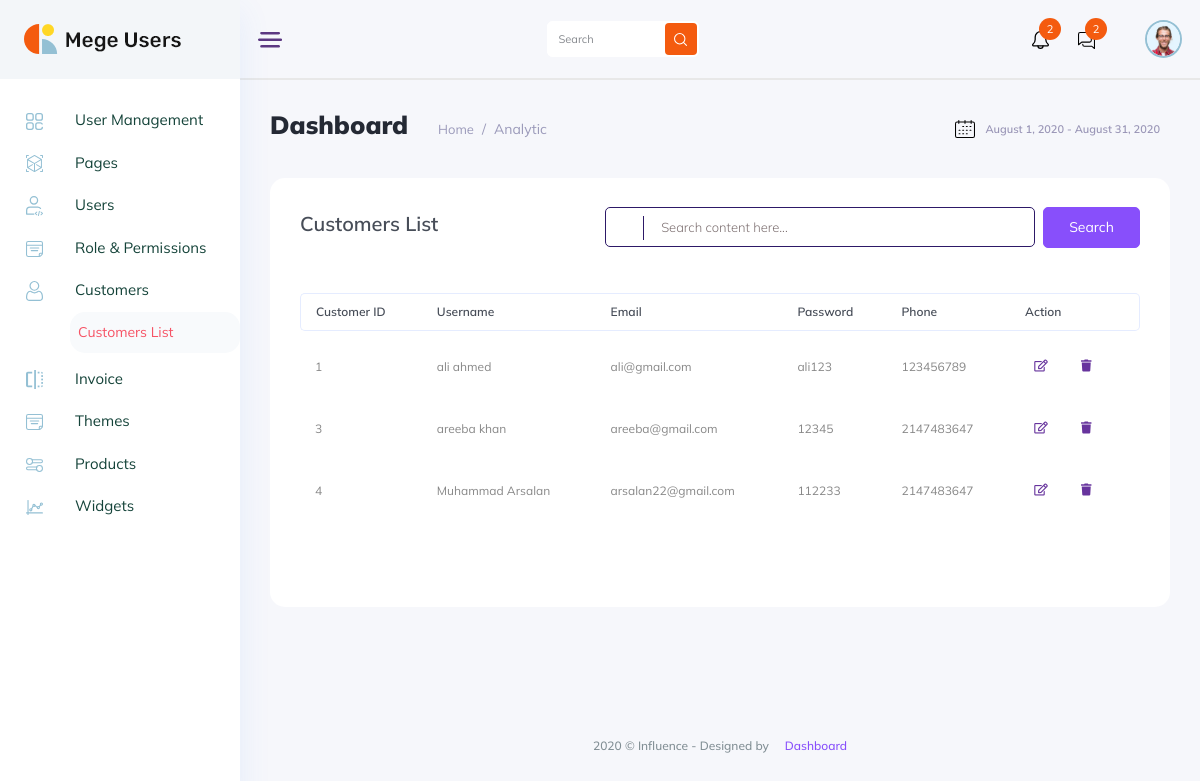
The app's page /customer_list.php with its own data.
### tables this page shows
CREATE TABLE `customer_login` (
  `cust_id` int(11) NOT NULL,
  `username` varchar(255) DEFAULT NULL,
  `email` varchar(255) DEFAULT NULL,
  `password` varchar(255) DEFAULT NULL,
  `phone` int(11) DEFAULT NULL
);

### customer_list.php (the view, shortened to what this page needs)
<!DOCTYPE html>
<html lang="zxx">
<head>
<link rel="stylesheet" href="css/bootstrap1.min.css" />
<link rel="stylesheet" href="vendors/themefy_icon/themify-icons.css" />
<link rel="stylesheet" href="vendors/niceselect/css/nice-select.css" />
<link rel="stylesheet" href="vendors/owl_carousel/css/owl.carousel.css" />
<link rel="stylesheet" href="vendors/gijgo/gijgo.min.css" />
<link rel="stylesheet" href="vendors/font_awesome/css/all.min.css" />
<link rel="stylesheet" href="vendors/tagsinput/tagsinput.css" />
<link rel="stylesheet" href="vendors/datepicker/date-picker.css" />
<link rel="stylesheet" href="vendors/vectormap-home/vectormap-2.0.2.css" />
<link rel="stylesheet" href="vendors/scroll/scrollable.css" />
<link rel="stylesheet" href="vendors/datatable/css/jquery.dataTables.min.css" />
<link rel="stylesheet" href="vendors/datatable/css/responsive.dataTables.min.css" />
<link rel="stylesheet" href="vendors/datatable/css/buttons.dataTables.min.css" />
<link rel="stylesheet" href="vendors/text_editor/summernote-bs4.css" />
<link rel="stylesheet" href="vendors/morris/morris.css">
<link rel="stylesheet" href="vendors/material_icon/material-icons.css" />
<link rel="stylesheet" href="css/metisMenu.css">
<link rel="stylesheet" href="css/style1.css" />
<link rel="stylesheet" href="css/colors/default.css" id="colorSkinCSS">
</head>
<body class="crm_body_bg">
<?php
    require('side_bar.php');
?>
<section class="main_content dashboard_part large_header_bg">
<div class="container-fluid g-0">
<div class="row">
<div class="col-lg-12 p-0 ">
<div class="header_iner d-flex justify-content-between align-items-center">
<div class="line_icon open_miniSide d-none d-lg-block">
<img src="img/line_img.png" alt="">
</div>
<div class="serach_field-area d-flex align-items-center">
<div class="search_inner">
<form action="#">
<div class="search_field">
<input type="text" placeholder="Search">
</div>
<button type="submit"> <img src="img/icon/icon_search.svg" alt=""> </button>
</form>
</div>
</div>
<div class="header_right d-flex justify-content-between align-items-center">
<div class="header_notification_warp d-flex align-items-center">
<li>
<a class="bell_notification_clicker" href="#"> <img src="img/icon/bell.svg" alt="">
<span>2</span>
</a>
</li>
<li>
<a class="CHATBOX_open" href="#"> <img src="img/icon/msg.svg" alt=""> <span>2</span> </a>
</li>
</div>
<div class="profile_info">
<img src="img/client_img.png" alt="#">
</div>
</div>
</div>
</div>
</div>
</div>
<div class="main_content_iner overly_inner ">
<div class="container-fluid p-0 ">
<div class="row">
<div class="col-12">
<div class="page_title_box d-flex flex-wrap align-items-center justify-content-between">
<div class="page_title_left d-flex align-items-center">
<h3 class="f_s_25 f_w_700 dark_text mr_30">Dashboard</h3>
<ol class="breadcrumb page_bradcam mb-0">
<li class="breadcrumb-item"><a href="javascript:void(0);">Home</a></li>
<li class="breadcrumb-item active">Analytic</li>
 </ol>
</div>
<div class="page_title_right">
<div class="page_date_button d-flex align-items-center">
<img src="img/icon/calender_icon.svg" alt="">
August 1, 2020 - August 31, 2020
</div>
</div>
</div>
</div>
</div>
<div class="row">
<div class="col-lg-12">
<div class="white_card card_height_100 mb_30 pt-4">
<div class="white_card_body">
<div class="QA_section">
<div class="white_box_tittle list_header">
<h4>Customers List </h4>
<div class="box_right d-flex lms_block">
<div class="serach_field_2">
<div class="search_inner">
<form action="search_customer.php">
<div class="search_field">
<input type="text" name="search_term" placeholder="Search content here...">
</div>
<button type="submit"> <i class="ti-search"></i> </button>
</div>
</div>
<div class="add_button ms-2">
<input type="submit" value="Search"  data-toggle="modal" data-target="#addcategory" class="btn_1">
</div>
</div>
</div>
<?php
    include('config.php');
    $query = "SELECT * FROM `customer_login`";
    $result = mysqli_query($conn,$query);
?>
<div class="QA_table mb_30">
<table class="table lms_table_active ">
<thead>
<tr>
<th scope="col">Customer ID</th>
<th scope="col">Username</th>
<th scope="col">Email</th>
<th scope="col">Password</th>
<th scope="col">Phone</th>
<th scope="col">Action</th>
</tr>
</thead>
<?php
     while($row=mysqli_fetch_assoc($result))
     {
       ?>
<tbody>
<tr>
      <td><?php echo $row['cust_id'];?></td>
      <td><?php echo $row['username'];?></td>
      <td><?php echo $row['email'];?></td>
      <td><?php echo $row['password'];?></td>
      <td><?php echo $row['phone'];?></td>
<td>
    <a href="update-customer.php?id=<?php echo $row['cust_id'];?>" class="action_btn mr_10"><i class='far fa-edit'></i></a>
    <a href="delete-customer.php?id=<?php echo $row['cust_id']?>" class="action_btn"><i class='fas fa-trash'></i></a>
    </td>
</tr>
</tbody>
<?php } ?>
</table>
</div>
</div>
</div>
</div>
</div>
</div>
</div>
</div>
<div class="footer_part">
<div class="container-fluid">
<div class="row">
<div class="col-lg-12">
<div class="footer_iner text-center">
<p>2020 © Influence - Designed by <a href="#"> <i class="ti-heart"></i> </a><a href="#"> Dashboard</a></p>
</div>
</div>
</div>
</div>
</div>
</section>
</body>
</html>

### records on screen
customer_login: cust_id "1", username "ali ahmed", email "ali@gmail.com", password "ali123", phone "123456789"
customer_login: cust_id "3", username "areeba khan", email "areeba@gmail.com", password "12345", phone "2147483647"
customer_login: cust_id "4", username "Muhammad Arsalan", email "arsalan22@gmail.com", password "112233", phone "2147483647"
